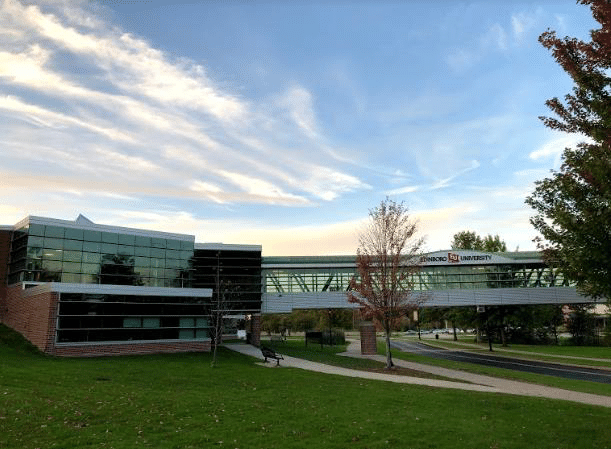
#> input picture ross.jpg, 611 x 449 px
$ jupyter execute 'Edge detect.ipynb'
#> lines starting #> are read from the running program, lines starting #| are printed output that depends on the picture
This notebook demonstrates a simple use of the Canny edge detector.

[cell 1]
import cv2 as cv
import matplotlib.pyplot as plt

[cell 2]
# Upload and put your image filename here
img = cv.imread("ross.jpg")
#> img is the input picture: shape (449, 611, 3); mean B, G, R 132.1, 135.4, 120.4

# Setting parameter values for Canny edge detector
t_lower = 70  # Lower Threshold
t_upper = 130  # Upper threshold

edge = cv.Canny(img, t_lower, t_upper)
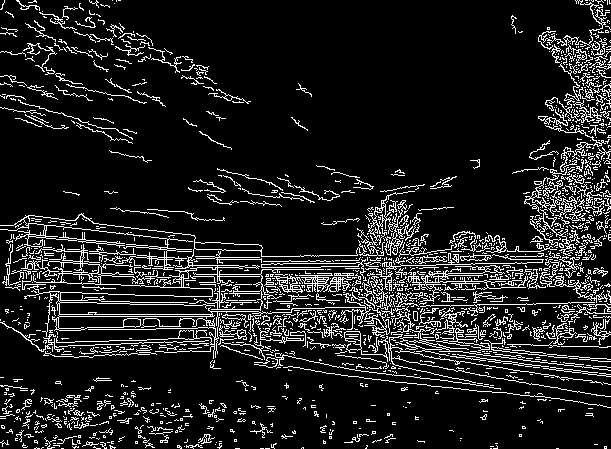
#> edge: shape (449, 611); 12.1% white in thin lines or dots

img = cv.cvtColor(img, cv.COLOR_BGR2RGB)
plt.imshow(img)
plt.show()

plt.imshow(edge)
plt.show()

# The first attempt is an atristic canny

Trying for building/bridge

[cell 3]
# Setting parameter values for Canny edge detector
t_lower = 210  # Lower Threshold
t_upper =220  # Upper threshold

edge = cv.Canny(img, t_lower, t_upper)
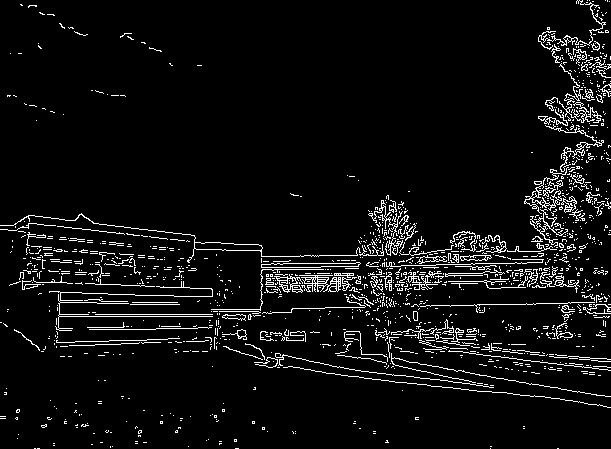
#> edge: shape (449, 611); 5.8% white in thin lines or dots

img = cv.cvtColor(img, cv.COLOR_BGR2RGB)

plt.imshow(edge)
plt.show()

Trying for the bridge/building pt 2

[cell 4]
# Setting parameter values for Canny edge detector
t_lower = 260  # Lower Threshold
t_upper = 300  # Upper threshold

edge = cv.Canny(img, t_lower, t_upper)
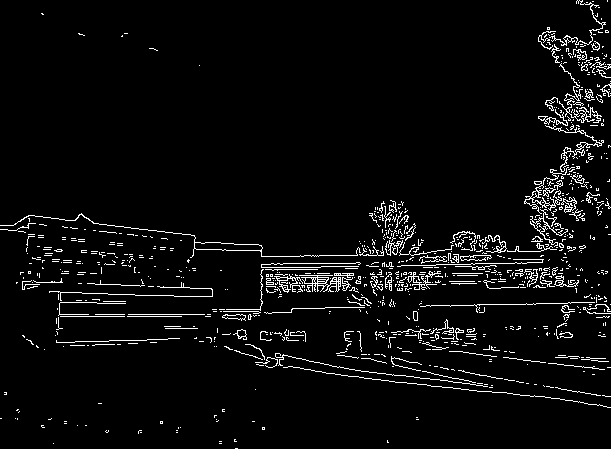
#> edge: shape (449, 611); 4.5% white in thin lines or dots

img = cv.cvtColor(img, cv.COLOR_BGR2RGB)

plt.imshow(edge)
plt.show()
